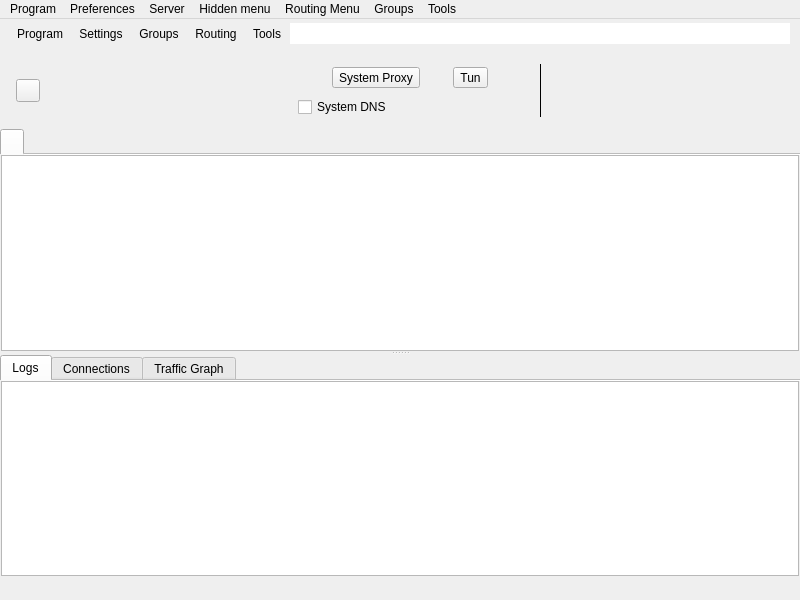
<?xml version="1.0" encoding="UTF-8"?>
<ui version="4.0">
 <class>MainWindow</class>
 <widget class="QMainWindow" name="MainWindow">
  <property name="geometry">
   <rect>
    <x>0</x>
    <y>0</y>
    <width>800</width>
    <height>600</height>
   </rect>
  </property>
  <property name="minimumSize">
   <size>
    <width>800</width>
    <height>600</height>
   </size>
  </property>
  <property name="windowTitle">
   <string notr="true">Lumvane</string>
  </property>
  <widget class="QWidget" name="centralwidget">
   <layout class="QVBoxLayout" name="verticalLayout_3" stretch="0,0,1,0">
    <property name="spacing">
     <number>0</number>
    </property>
    <property name="leftMargin">
     <number>0</number>
    </property>
    <property name="topMargin">
     <number>0</number>
    </property>
    <property name="rightMargin">
     <number>0</number>
    </property>
    <property name="bottomMargin">
     <number>0</number>
    </property>
    <item>
     <widget class="QFrame" name="topBar">
     <layout class="QHBoxLayout" name="horizontalLayout_2">
      <property name="spacing">
       <number>2</number>
      </property>
      <property name="leftMargin">
       <number>10</number>
      </property>
      <property name="topMargin">
       <number>4</number>
      </property>
      <property name="rightMargin">
       <number>10</number>
      </property>
      <property name="bottomMargin">
       <number>8</number>
      </property>
      <item>
       <widget class="QToolButton" name="toolButton_program">
        <property name="text">
         <string>Program</string>
        </property>
        <property name="popupMode">
         <enum>QToolButton::ToolButtonPopupMode::InstantPopup</enum>
        </property>
        <property name="toolButtonStyle">
         <enum>Qt::ToolButtonStyle::ToolButtonTextBesideIcon</enum>
        </property>
        <property name="autoRaise">
         <bool>true</bool>
        </property>
       </widget>
      </item>
      <item>
       <widget class="QToolButton" name="toolButton_preferences">
        <property name="text">
         <string>Settings</string>
        </property>
        <property name="popupMode">
         <enum>QToolButton::ToolButtonPopupMode::InstantPopup</enum>
        </property>
        <property name="toolButtonStyle">
         <enum>Qt::ToolButtonStyle::ToolButtonTextBesideIcon</enum>
        </property>
        <property name="autoRaise">
         <bool>true</bool>
        </property>
       </widget>
      </item>
      <item>
       <widget class="QToolButton" name="toolButton_testing">
        <property name="text">
         <string>Groups</string>
        </property>
        <property name="popupMode">
         <enum>QToolButton::ToolButtonPopupMode::InstantPopup</enum>
        </property>
        <property name="toolButtonStyle">
         <enum>Qt::ToolButtonStyle::ToolButtonTextBesideIcon</enum>
        </property>
        <property name="autoRaise">
         <bool>true</bool>
        </property>
       </widget>
      </item>
      <item>
       <widget class="QToolButton" name="toolButton_routing">
        <property name="text">
         <string>Routing</string>
        </property>
        <property name="popupMode">
         <enum>QToolButton::ToolButtonPopupMode::InstantPopup</enum>
        </property>
        <property name="toolButtonStyle">
         <enum>Qt::ToolButtonStyle::ToolButtonTextBesideIcon</enum>
        </property>
        <property name="autoRaise">
         <bool>true</bool>
        </property>
       </widget>
      </item>
      <item>
       <widget class="QToolButton" name="toolButton_tools">
        <property name="text">
         <string>Tools</string>
        </property>
        <property name="popupMode">
         <enum>QToolButton::ToolButtonPopupMode::InstantPopup</enum>
        </property>
        <property name="toolButtonStyle">
         <enum>Qt::ToolButtonStyle::ToolButtonTextBesideIcon</enum>
        </property>
        <property name="autoRaise">
         <bool>true</bool>
        </property>
       </widget>
      </item>
      <item>
       <widget class="QTextBrowser" name="data_view">
        <property name="sizePolicy">
         <sizepolicy hsizetype="Expanding" vsizetype="Ignored">
          <horstretch>0</horstretch>
          <verstretch>0</verstretch>
         </sizepolicy>
        </property>
        <property name="focusPolicy">
         <enum>Qt::FocusPolicy::NoFocus</enum>
        </property>
        <property name="contextMenuPolicy">
         <enum>Qt::ContextMenuPolicy::NoContextMenu</enum>
        </property>
        <property name="acceptDrops">
         <bool>false</bool>
        </property>
        <property name="frameShape">
         <enum>QFrame::Shape::NoFrame</enum>
        </property>
        <property name="verticalScrollBarPolicy">
         <enum>Qt::ScrollBarPolicy::ScrollBarAlwaysOff</enum>
        </property>
        <property name="horizontalScrollBarPolicy">
         <enum>Qt::ScrollBarPolicy::ScrollBarAlwaysOff</enum>
        </property>
        <property name="textInteractionFlags">
         <set>Qt::TextInteractionFlag::LinksAccessibleByKeyboard|Qt::TextInteractionFlag::LinksAccessibleByMouse</set>
        </property>
       </widget>
      </item>
     </layout>
     </widget>
    </item>
    <item>
     <widget class="QFrame" name="connectionPanel">
      <layout class="QHBoxLayout" name="connectionLayout">
       <property name="spacing">
        <number>16</number>
       </property>
       <property name="leftMargin">
        <number>16</number>
       </property>
       <property name="topMargin">
        <number>12</number>
       </property>
       <property name="rightMargin">
        <number>16</number>
       </property>
       <property name="bottomMargin">
        <number>12</number>
       </property>
       <item>
        <widget class="StartStopButton" name="toolButton_startstop">
         <property name="focusPolicy">
          <enum>Qt::FocusPolicy::TabFocus</enum>
         </property>
         <property name="text">
          <string/>
         </property>
        </widget>
       </item>
       <item>
        <layout class="QVBoxLayout" name="statusLayout" stretch="0,0">
         <property name="spacing">
          <number>2</number>
         </property>
         <item>
          <widget class="QLabel" name="label_status">
           <property name="text">
            <string/>
           </property>
          </widget>
         </item>
         <item>
          <widget class="QLabel" name="label_running">
           <property name="sizePolicy">
            <sizepolicy hsizetype="Ignored" vsizetype="Preferred">
             <horstretch>1</horstretch>
             <verstretch>0</verstretch>
            </sizepolicy>
           </property>
           <property name="text">
            <string/>
           </property>
          </widget>
         </item>
        </layout>
       </item>
       <item>
        <layout class="QVBoxLayout" name="modesLayout">
         <property name="spacing">
          <number>6</number>
         </property>
         <item>
          <widget class="QFrame" name="modeSegment">
           <layout class="QHBoxLayout" name="modeSegmentLayout">
            <property name="spacing">
             <number>2</number>
            </property>
            <property name="leftMargin">
             <number>3</number>
            </property>
            <property name="topMargin">
             <number>3</number>
            </property>
            <property name="rightMargin">
             <number>3</number>
            </property>
            <property name="bottomMargin">
             <number>3</number>
            </property>
            <item>
             <widget class="QToolButton" name="checkBox_SystemProxy">
              <property name="text">
               <string>System Proxy</string>
              </property>
              <property name="checkable">
               <bool>true</bool>
              </property>
             </widget>
            </item>
            <item>
             <widget class="QToolButton" name="checkBox_VPN">
              <property name="text">
               <string notr="true">Tun</string>
              </property>
              <property name="checkable">
               <bool>true</bool>
              </property>
             </widget>
            </item>
           </layout>
          </widget>
         </item>
         <item>
          <widget class="QCheckBox" name="system_dns">
           <property name="text">
            <string>System DNS</string>
           </property>
          </widget>
         </item>
        </layout>
       </item>
       <item>
        <widget class="QFrame" name="speedSeparator">
         <property name="frameShape">
          <enum>QFrame::Shape::VLine</enum>
         </property>
        </widget>
       </item>
       <item>
        <layout class="QVBoxLayout" name="speedLayout">
         <property name="spacing">
          <number>2</number>
         </property>
         <item>
          <widget class="QLabel" name="label_speed">
           <property name="text">
            <string/>
           </property>
          </widget>
         </item>
        </layout>
       </item>
      </layout>
     </widget>
    </item>
    <item>
     <widget class="QSplitter" name="splitter">
      <property name="orientation">
       <enum>Qt::Orientation::Vertical</enum>
      </property>
      <widget class="QTabWidget" name="tabWidget">
       <property name="currentIndex">
        <number>0</number>
       </property>
       <property name="documentMode">
        <bool>true</bool>
       </property>
       <property name="movable">
        <bool>true</bool>
       </property>
       <widget class="QWidget" name="widget1">
        <attribute name="title">
         <string/>
        </attribute>
        <layout class="QGridLayout" name="gridLayout_2">
         <property name="leftMargin">
          <number>1</number>
         </property>
         <property name="topMargin">
          <number>0</number>
         </property>
         <property name="rightMargin">
          <number>1</number>
         </property>
         <property name="bottomMargin">
          <number>0</number>
         </property>
         <property name="spacing">
          <number>0</number>
         </property>
         <item row="0" column="0">
          <widget class="ProfilesTableView" name="profilesTableView">
           <property name="contextMenuPolicy">
            <enum>Qt::ContextMenuPolicy::CustomContextMenu</enum>
           </property>
           <property name="editTriggers">
            <set>QAbstractItemView::EditTrigger::NoEditTriggers</set>
           </property>
           <property name="alternatingRowColors">
            <bool>true</bool>
           </property>
           <property name="selectionBehavior">
            <enum>QAbstractItemView::SelectionBehavior::SelectRows</enum>
           </property>
           <property name="horizontalScrollMode">
            <enum>QAbstractItemView::ScrollMode::ScrollPerPixel</enum>
           </property>
           <property name="wordWrap">
            <bool>false</bool>
           </property>
           <attribute name="horizontalHeaderMinimumSectionSize">
            <number>16</number>
           </attribute>
           <attribute name="horizontalHeaderHighlightSections">
            <bool>false</bool>
           </attribute>
           <attribute name="horizontalHeaderShowSortIndicator" stdset="0">
            <bool>false</bool>
           </attribute>
           <attribute name="verticalHeaderDefaultSectionSize">
            <number>30</number>
           </attribute>
          </widget>
         </item>
        </layout>
       </widget>
      </widget>
      <widget class="QWidget" name="aaaaaaaaaaaaaaaaaa">
       <layout class="QVBoxLayout" name="aaaaaaaaaaaa" stretch="0">
        <item>
         <widget class="QWidget" name="down_tab" native="true">
          <layout class="QVBoxLayout" name="verticalLayout">
           <property name="spacing">
            <number>0</number>
           </property>
           <property name="leftMargin">
            <number>0</number>
           </property>
           <property name="topMargin">
            <number>0</number>
           </property>
           <property name="rightMargin">
            <number>0</number>
           </property>
           <property name="bottomMargin">
            <number>0</number>
           </property>
           <item>
            <widget class="QTabWidget" name="stats_widget">
             <property name="autoFillBackground">
              <bool>true</bool>
             </property>
             <property name="tabPosition">
              <enum>QTabWidget::TabPosition::North</enum>
             </property>
             <property name="tabShape">
              <enum>QTabWidget::TabShape::Rounded</enum>
             </property>
             <property name="currentIndex">
              <number>0</number>
             </property>
             <property name="elideMode">
              <enum>Qt::TextElideMode::ElideNone</enum>
             </property>
             <property name="usesScrollButtons">
              <bool>true</bool>
             </property>
             <property name="documentMode">
              <bool>true</bool>
             </property>
             <property name="tabsClosable">
              <bool>false</bool>
             </property>
             <property name="movable">
              <bool>true</bool>
             </property>
             <property name="tabBarAutoHide">
              <bool>false</bool>
             </property>
             <widget class="QWidget" name="Logs">
              <property name="enabled">
               <bool>true</bool>
              </property>
              <attribute name="title">
               <string>Logs</string>
              </attribute>
              <layout class="QHBoxLayout" name="horizontalLayout_3" stretch="0">
               <property name="spacing">
                <number>0</number>
               </property>
               <property name="sizeConstraint">
                <enum>QLayout::SizeConstraint::SetDefaultConstraint</enum>
               </property>
               <property name="leftMargin">
                <number>1</number>
               </property>
               <property name="topMargin">
                <number>0</number>
               </property>
               <property name="rightMargin">
                <number>1</number>
               </property>
               <property name="bottomMargin">
                <number>0</number>
               </property>
               <item>
                <widget class="QTextBrowser" name="masterLogBrowser">
                 <property name="contextMenuPolicy">
                  <enum>Qt::ContextMenuPolicy::CustomContextMenu</enum>
                 </property>
                 <property name="openLinks">
                  <bool>false</bool>
                 </property>
                </widget>
               </item>
              </layout>
             </widget>
             <widget class="QWidget" name="connections_tab">
              <attribute name="title">
               <string>Connections</string>
              </attribute>
              <layout class="QHBoxLayout" name="horizontalLayout_4">
               <property name="spacing">
                <number>0</number>
               </property>
               <property name="sizeConstraint">
                <enum>QLayout::SizeConstraint::SetDefaultConstraint</enum>
               </property>
               <property name="leftMargin">
                <number>1</number>
               </property>
               <property name="topMargin">
                <number>0</number>
               </property>
               <property name="rightMargin">
                <number>1</number>
               </property>
               <property name="bottomMargin">
                <number>0</number>
               </property>
               <item>
                <widget class="QTableWidget" name="connections">
                 <property name="autoFillBackground">
                  <bool>false</bool>
                 </property>
                 <column>
                  <property name="text">
                   <string>Destination (Domain)</string>
                  </property>
                  <property name="toolTip">
                   <string>Click To Disable Sorting</string>
                  </property>
                 </column>
                 <column>
                  <property name="text">
                   <string>Process</string>
                  </property>
                  <property name="toolTip">
                   <string>Click To Sort By Process</string>
                  </property>
                 </column>
                 <column>
                  <property name="text">
                   <string>Protocol</string>
                  </property>
                  <property name="toolTip">
                   <string>Click To Sort By Protocol</string>
                  </property>
                 </column>
                 <column>
                  <property name="text">
                   <string>Outbound</string>
                  </property>
                  <property name="toolTip">
                   <string>Click To Sort By Outbound</string>
                  </property>
                 </column>
                 <column>
                  <property name="text">
                   <string>Traffic</string>
                  </property>
                  <property name="toolTip">
                   <string>Click to sort by traffic; right-click to choose total/down/up</string>
                  </property>
                 </column>
                 <column>
                  <property name="text">
                   <string>Speed</string>
                  </property>
                  <property name="toolTip">
                   <string>Click to sort by speed; right-click to choose total/down/up</string>
                  </property>
                 </column>
                </widget>
               </item>
              </layout>
             </widget>
             <widget class="QWidget" name="graph_tab">
              <attribute name="title">
               <string>Traffic Graph</string>
              </attribute>
              <layout class="QHBoxLayout" name="horizontalLayout_6">
               <property name="spacing">
                <number>0</number>
               </property>
               <property name="sizeConstraint">
                <enum>QLayout::SizeConstraint::SetDefaultConstraint</enum>
               </property>
               <property name="leftMargin">
                <number>1</number>
               </property>
               <property name="topMargin">
                <number>0</number>
               </property>
               <property name="rightMargin">
                <number>1</number>
               </property>
               <property name="bottomMargin">
                <number>0</number>
               </property>
              </layout>
             </widget>
            </widget>
           </item>
          </layout>
         </widget>
        </item>
       </layout>
      </widget>
     </widget>
    </item>
    <item>
     <widget class="QFrame" name="statusFrame">
     <layout class="QHBoxLayout" name="horizontalLayout">
      <property name="spacing">
       <number>18</number>
      </property>
      <property name="leftMargin">
       <number>14</number>
      </property>
      <property name="topMargin">
       <number>5</number>
      </property>
      <property name="rightMargin">
       <number>14</number>
      </property>
      <property name="bottomMargin">
       <number>5</number>
      </property>
      <item>
       <widget class="QLabel" name="label_inbound">
        <property name="text">
         <string/>
        </property>
       </widget>
      </item>
      <item>
       <widget class="QLabel" name="label_route">
        <property name="text">
         <string/>
        </property>
       </widget>
      </item>
      <item>
       <spacer name="statusSpacer">
        <property name="orientation">
         <enum>Qt::Orientation::Horizontal</enum>
        </property>
        <property name="sizeHint" stdset="0">
         <size>
          <width>0</width>
          <height>0</height>
         </size>
        </property>
       </spacer>
      </item>
      <item>
       <widget class="QLabel" name="label_versions">
        <property name="text">
         <string/>
        </property>
       </widget>
      </item>
     </layout>
     </widget>
    </item>
   </layout>
  </widget>
  <widget class="QMenuBar" name="menubar">
   <property name="geometry">
    <rect>
     <x>0</x>
     <y>0</y>
     <width>800</width>
     <height>25</height>
    </rect>
   </property>
   <widget class="QMenu" name="menu_program">
    <property name="title">
     <string>Program</string>
    </property>
    <addaction name="actionHide_window"/>
    <addaction name="separator"/>
    <addaction name="menu_add_from_input"/>
    <addaction name="menu_add_from_clipboard"/>
    <addaction name="actionAdd_profile_from_File"/>
    <addaction name="menu_scan_qr"/>
    <addaction name="separator"/>
    <addaction name="actionStart_with_system"/>
    <addaction name="actionRemember_last_proxy"/>
    <addaction name="actionAllow_LAN"/>
    <addaction name="separator"/>
    <addaction name="actionRestart_Proxy"/>
    <addaction name="actionRestart_Program"/>
    <addaction name="menu_exit"/>
   </widget>
   <widget class="QMenu" name="menu_preferences">
    <property name="title">
     <string>Preferences</string>
    </property>
    <addaction name="menu_basic_settings"/>
    <addaction name="menu_routing_settings"/>
    <addaction name="menu_vpn_settings"/>
    <addaction name="menu_hotkey_settings"/>
    <addaction name="menu_open_config_folder"/>
   </widget>
   <widget class="QMenu" name="menu_server">
    <property name="title">
     <string>Server</string>
    </property>
    <widget class="QMenu" name="menu_share_item">
     <property name="title">
      <string>Share</string>
     </property>
     <addaction name="menu_qr"/>
     <addaction name="menu_export_config"/>
     <addaction name="actionExport_Xray_config"/>
     <addaction name="separator"/>
     <addaction name="menu_copy_links"/>
     <addaction name="menu_copy_links_json"/>
     <addaction name="actionCopy_Test_Result"/>
    </widget>
    <addaction name="menu_add_from_input"/>
    <addaction name="menu_add_from_clipboard"/>
    <addaction name="actionAdd_profile_from_File"/>
    <addaction name="menu_scan_qr"/>
    <addaction name="separator"/>
    <addaction name="menu_start"/>
    <addaction name="menu_stop"/>
    <addaction name="menu_share_item"/>
    <addaction name="menu_delete"/>
    <addaction name="separator"/>
    <addaction name="menu_select_all"/>
    <addaction name="menu_clone"/>
    <addaction name="separator"/>
    <addaction name="actionUrl_Test_Selected"/>
    <addaction name="actionSpeedtest_Selected"/>
    <addaction name="actionResolve_Selected_Out_IP"/>
    <addaction name="menu_resolve_selected"/>
    <addaction name="actionClear_Test_Result"/>
    <addaction name="menu_reset_traffic"/>
   </widget>
   <widget class="QMenu" name="menuHidden_menu">
    <property name="title">
     <string>Hidden menu</string>
    </property>
    <widget class="QMenu" name="menu_spmode">
     <property name="title">
      <string>Operation Mode</string>
     </property>
     <addaction name="menu_spmode_system_proxy"/>
     <addaction name="menu_spmode_vpn"/>
    </widget>
    <addaction name="menu_update_subscription"/>
    <addaction name="menu_resolve_domain"/>
    <addaction name="menu_remove_invalid"/>
    <addaction name="actionUrl_Test_Group"/>
    <addaction name="menu_remove_unavailable"/>
    <addaction name="menu_clear_test_result"/>
    <addaction name="menu_delete_repeat"/>
    <addaction name="actionSpeedtest_Group"/>
    <addaction name="actionResolve_Out_IP"/>
    <addaction name="actionRefresh_Column_Widths"/>
    <addaction name="menu_spmode"/>
   </widget>
   <widget class="QMenu" name="menuRouting_Menu">
    <property name="title">
     <string>Routing Menu</string>
    </property>
   </widget>
   <widget class="QMenu" name="menuTools">
    <property name="title">
     <string>Tools</string>
    </property>
    <addaction name="actionAuto_Selector"/>
    <addaction name="actionSpeedtest_Current"/>
    <addaction name="separator"/>
    <addaction name="actionRuntime_Stats"/>
    <addaction name="actionTraffic_Stats"/>
   </widget>
   <widget class="QMenu" name="menuTesting">
    <property name="title">
     <string>Groups</string>
    </property>
    <addaction name="menu_manage_groups"/>
    <addaction name="actionAdd_New_Group"/>
    <addaction name="actionEdit_Group"/>
    <addaction name="actionDelete_Group"/>
    <addaction name="separator"/>
    <addaction name="actionUrl_Test_Group"/>
    <addaction name="actionSpeedtest_Group"/>
    <addaction name="actionResolve_Out_IP"/>
    <addaction name="menu_resolve_domain"/>
    <addaction name="menu_clear_test_result"/>
    <addaction name="separator"/>
    <addaction name="menu_update_subscription"/>
    <addaction name="actionUpdate_All_Subscriptions"/>
    <addaction name="menu_delete_repeat"/>
    <addaction name="menu_remove_unavailable"/>
    <addaction name="menu_remove_invalid"/>
    <addaction name="menu_remove_insecure"/>
    <addaction name="separator"/>
    <addaction name="actionRefresh_Column_Widths"/>
   </widget>
   <addaction name="menu_program"/>
   <addaction name="menu_preferences"/>
   <addaction name="menu_server"/>
   <addaction name="menuHidden_menu"/>
   <addaction name="menuRouting_Menu"/>
   <addaction name="menuTesting"/>
   <addaction name="menuTools"/>
  </widget>
  <action name="menu_exit">
   <property name="text">
    <string>Exit</string>
   </property>
  </action>
  <action name="actionShow_window">
   <property name="text">
    <string>Show Window</string>
   </property>
  </action>
  <action name="menu_basic_settings">
   <property name="text">
    <string>Basic Settings</string>
   </property>
  </action>
  <action name="menu_add_from_input">
   <property name="text">
    <string>New profile</string>
   </property>
   <property name="shortcut">
    <string notr="true">Ctrl+N</string>
   </property>
  </action>
  <action name="menu_manage_groups">
   <property name="text">
    <string>Manage Groups</string>
   </property>
  </action>
  <action name="menu_start">
   <property name="text">
    <string>Start</string>
   </property>
   <property name="shortcut">
    <string notr="true">Return</string>
   </property>
  </action>
  <action name="menu_stop">
   <property name="text">
    <string>Stop</string>
   </property>
   <property name="shortcut">
    <string notr="true">Ctrl+S</string>
   </property>
  </action>
  <action name="menu_routing_settings">
   <property name="text">
    <string>Routing Settings</string>
   </property>
  </action>
  <action name="menu_add_from_clipboard">
   <property name="text">
    <string>Add profile from clipboard</string>
   </property>
   <property name="shortcut">
    <string notr="true">Ctrl+V</string>
   </property>
  </action>
  <action name="menu_delete">
   <property name="text">
    <string>Delete</string>
   </property>
   <property name="shortcut">
    <string notr="true">Del</string>
   </property>
  </action>
  <action name="menu_profile_debug_info">
   <property name="text">
    <string>Debug Info</string>
   </property>
  </action>
  <action name="menu_qr">
   <property name="text">
    <string>QR Code and link</string>
   </property>
  </action>
  <action name="menu_copy_link">
   <property name="text">
    <string>Copy Link</string>
   </property>
  </action>
  <action name="menu_tcp_ping">
   <property name="text">
    <string notr="true">Tcp Ping</string>
   </property>
   <property name="shortcut">
    <string notr="true">Ctrl+Shift+T</string>
   </property>
  </action>
  <action name="menu_url_test">
   <property name="text">
    <string notr="true">Url Test</string>
   </property>
   <property name="shortcut">
    <string notr="true">Ctrl+Shift+U</string>
   </property>
  </action>
  <action name="menu_clear_test_result">
   <property name="text">
    <string>Clear Group test result</string>
   </property>
   <property name="shortcut">
    <string notr="true">Ctrl+Shift+C</string>
   </property>
  </action>
  <action name="menu_export_config">
   <property name="text">
    <string>Export Sing-box config</string>
   </property>
   <property name="shortcut">
    <string notr="true">Ctrl+E</string>
   </property>
  </action>
  <action name="menu_reset_traffic">
   <property name="text">
    <string>Reset Traffic</string>
   </property>
   <property name="shortcut">
    <string notr="true">Ctrl+R</string>
   </property>
  </action>
  <action name="menu_scan_qr">
   <property name="text">
    <string>Scan QR Code</string>
   </property>
   <property name="shortcut">
    <string notr="true">Ctrl+Shift+Q</string>
   </property>
  </action>
  <action name="menu_spmode_system_proxy">
   <property name="checkable">
    <bool>true</bool>
   </property>
   <property name="text">
    <string>System Proxy</string>
   </property>
  </action>
  <action name="menu_spmode_disabled">
   <property name="checkable">
    <bool>true</bool>
   </property>
   <property name="text">
    <string>Disable</string>
   </property>
  </action>
  <action name="menu_delete_repeat">
   <property name="text">
    <string>Remove Duplicates</string>
   </property>
   <property name="shortcut">
    <string notr="true">Ctrl+Shift+D</string>
   </property>
  </action>
  <action name="actionfake">
   <property name="text">
    <string>fake</string>
   </property>
   <property name="visible">
    <bool>false</bool>
   </property>
  </action>
  <action name="menu_move">
   <property name="text">
    <string>Move</string>
   </property>
   <property name="shortcut">
    <string notr="true">Ctrl+M</string>
   </property>
  </action>
  <action name="actionStart_with_system">
   <property name="checkable">
    <bool>true</bool>
   </property>
   <property name="text">
    <string>Start with system</string>
   </property>
  </action>
  <action name="actionRemember_last_proxy">
   <property name="checkable">
    <bool>true</bool>
   </property>
   <property name="text">
    <string>Remember last profile</string>
   </property>
  </action>
  <action name="actionAllow_LAN">
   <property name="checkable">
    <bool>true</bool>
   </property>
   <property name="text">
    <string>Allow other devices to connect</string>
   </property>
  </action>
  <action name="menu_remove_unavailable">
   <property name="text">
    <string>Remove Unavailable</string>
   </property>
   <property name="shortcut">
    <string notr="true">Ctrl+Shift+R</string>
   </property>
  </action>
  <action name="menu_full_test">
   <property name="text">
    <string>Full Test</string>
   </property>
   <property name="shortcut">
    <string notr="true">Ctrl+Shift+F</string>
   </property>
  </action>
  <action name="menu_hotkey_settings">
   <property name="text">
    <string>Hotkey Settings</string>
   </property>
  </action>
  <action name="menu_select_all">
   <property name="text">
    <string>Select All</string>
   </property>
   <property name="shortcut">
    <string notr="true">Ctrl+A</string>
   </property>
  </action>
  <action name="menu_copy_links_json">
   <property name="text">
    <string>Copy links of selected (Deep Links)</string>
   </property>
   <property name="shortcut">
    <string notr="true">Ctrl+Alt+C</string>
   </property>
  </action>
  <action name="actionfake_2">
   <property name="text">
    <string>fake</string>
   </property>
   <property name="visible">
    <bool>false</bool>
   </property>
  </action>
  <action name="actionfake_3">
   <property name="text">
    <string>fake</string>
   </property>
   <property name="visible">
    <bool>false</bool>
   </property>
  </action>
  <action name="menu_copy_links">
   <property name="text">
    <string>Copy links of selected</string>
   </property>
   <property name="shortcut">
    <string notr="true">Ctrl+C</string>
   </property>
  </action>
  <action name="menu_spmode_vpn">
   <property name="checkable">
    <bool>true</bool>
   </property>
   <property name="text">
    <string>Tun Mode</string>
   </property>
  </action>
  <action name="menu_clone">
   <property name="text">
    <string>Clone</string>
   </property>
   <property name="shortcut">
    <string notr="true">Ctrl+D</string>
   </property>
  </action>
  <action name="menu_update_subscription">
   <property name="text">
    <string>Update subscription</string>
   </property>
   <property name="shortcut">
    <string notr="true">Ctrl+U</string>
   </property>
   <property name="visible">
    <bool>true</bool>
   </property>
  </action>
  <action name="menu_resolve_domain">
   <property name="text">
    <string>Resolve Domain for group</string>
   </property>
   <property name="shortcut">
    <string notr="true">Ctrl+Shift+I</string>
   </property>
  </action>
  <action name="menu_vpn_settings">
   <property name="text">
    <string>Tun Settings</string>
   </property>
  </action>
  <action name="actionRestart_Program">
   <property name="text">
    <string>Restart Program</string>
   </property>
  </action>
  <action name="menu_open_config_folder">
   <property name="text">
    <string>Open Config Folder</string>
   </property>
  </action>
  <action name="actionfake_4">
   <property name="text">
    <string notr="true">fake</string>
   </property>
   <property name="visible">
    <bool>false</bool>
   </property>
  </action>
  <action name="actionfake_5">
   <property name="text">
    <string notr="true">fake</string>
   </property>
   <property name="visible">
    <bool>false</bool>
   </property>
  </action>
  <action name="actionRestart_Proxy">
   <property name="text">
    <string>Restart Core</string>
   </property>
  </action>
  <action name="menu_stop_testing">
   <property name="text">
    <string>Stop Testing</string>
   </property>
   <property name="shortcut">
    <string notr="true">Ctrl+.</string>
   </property>
  </action>
  <action name="actionUrl_Test_Selected">
   <property name="text">
    <string>Url Test Selected</string>
   </property>
   <property name="shortcut">
    <string notr="true">Ctrl+Shift+S</string>
   </property>
   <property name="visible">
    <bool>true</bool>
   </property>
  </action>
  <action name="actionUrl_Test_Group">
   <property name="enabled">
    <bool>true</bool>
   </property>
   <property name="text">
    <string>Url Test Group</string>
   </property>
   <property name="shortcut">
    <string notr="true">Ctrl+Shift+G</string>
   </property>
   <property name="visible">
    <bool>true</bool>
   </property>
  </action>
  <action name="menu_resolve_selected">
   <property name="text">
    <string>Resolve Selected Domain</string>
   </property>
   <property name="visible">
    <bool>true</bool>
   </property>
  </action>
  <action name="menu_remove_invalid">
   <property name="text">
    <string>Remove Invalid</string>
   </property>
   <property name="shortcut">
    <string notr="true">Ctrl+Alt+I</string>
   </property>
   <property name="menuRole">
    <enum>QAction::MenuRole::TextHeuristicRole</enum>
   </property>
  </action>
  <action name="menu_remove_insecure">
   <property name="text">
    <string>Remove Insecure Configs</string>
   </property>
   <property name="menuRole">
    <enum>QAction::MenuRole::TextHeuristicRole</enum>
   </property>
  </action>
  <action name="menu_open_routing_manager">
   <property name="text">
    <string>Open Manager</string>
   </property>
  </action>
  <action name="actionSpeedtest_Current">
   <property name="text">
    <string>Speedtest Current</string>
   </property>
   <property name="shortcut">
    <string notr="true">F6</string>
   </property>
  </action>
  <action name="actionSpeedtest_Selected">
   <property name="text">
    <string>Speedtest Selected</string>
   </property>
   <property name="shortcut">
    <string notr="true">Ctrl+Shift+P</string>
   </property>
  </action>
  <action name="actionSpeedtest_Group">
   <property name="text">
    <string>Speedtest Group</string>
   </property>
   <property name="shortcut">
    <string notr="true">Ctrl+Alt+P</string>
   </property>
  </action>
  <action name="actionHide_window">
   <property name="text">
    <string>Hide window</string>
   </property>
   <property name="shortcut">
    <string notr="true">Ctrl+H</string>
   </property>
  </action>
  <action name="actionAdd_profile_from_File">
   <property name="text">
    <string>Add profile from File(s)</string>
   </property>
   <property name="shortcut">
    <string notr="true">Ctrl+O</string>
   </property>
  </action>
  <action name="actionResolve_Out_IP">
   <property name="text">
    <string>Resolve out IP for group</string>
   </property>
  </action>
  <action name="actionAdd_New_Group">
   <property name="text">
    <string>Add new Group</string>
   </property>
  </action>
  <action name="actionEdit_Group">
   <property name="text">
    <string>Edit current Group</string>
   </property>
  </action>
  <action name="actionDelete_Group">
   <property name="text">
    <string>Delete current Group</string>
   </property>
  </action>
  <action name="actionUpdate_All_Subscriptions">
   <property name="text">
    <string>Update all subscriptions</string>
   </property>
  </action>
  <action name="actionResolve_Selected_Out_IP">
   <property name="text">
    <string>Resolve Selected Out IP</string>
   </property>
  </action>
  <action name="actionRefresh_Column_Widths">
   <property name="text">
    <string>Refresh Column Widths</string>
   </property>
  </action>
  <action name="actionExport_Xray_config">
   <property name="text">
    <string>Export Xray config</string>
   </property>
  </action>
  <action name="actionCopy_Test_Result">
   <property name="text">
    <string>Copy Test Result</string>
   </property>
  </action>
  <action name="actionClear_Test_Result">
   <property name="text">
    <string>Clear Test Result</string>
   </property>
  </action>
  <action name="actionRuntime_Stats">
   <property name="text">
    <string>Runtime Stats</string>
   </property>
  </action>
  <action name="actionAuto_Selector">
   <property name="text">
    <string>Auto Selector Stats</string>
   </property>
   <property name="visible">
    <bool>false</bool>
   </property>
  </action>
  <action name="actionTraffic_Stats">
   <property name="text">
    <string>Traffic Stats</string>
   </property>
  </action>
 </widget>
 <customwidgets>
  <customwidget>
   <class>ProfilesTableView</class>
   <extends>QTableView</extends>
   <header>include/ui/utils/ProfilesTableView.h</header>
  </customwidget>
  <customwidget>
   <class>StartStopButton</class>
   <extends>QToolButton</extends>
   <header>include/ui/widget/StartStopButton.hpp</header>
  </customwidget>
 </customwidgets>
 <resources>
  <include location="../../res/Lumvane.qrc"/>
 </resources>
 <connections/>
</ui>
